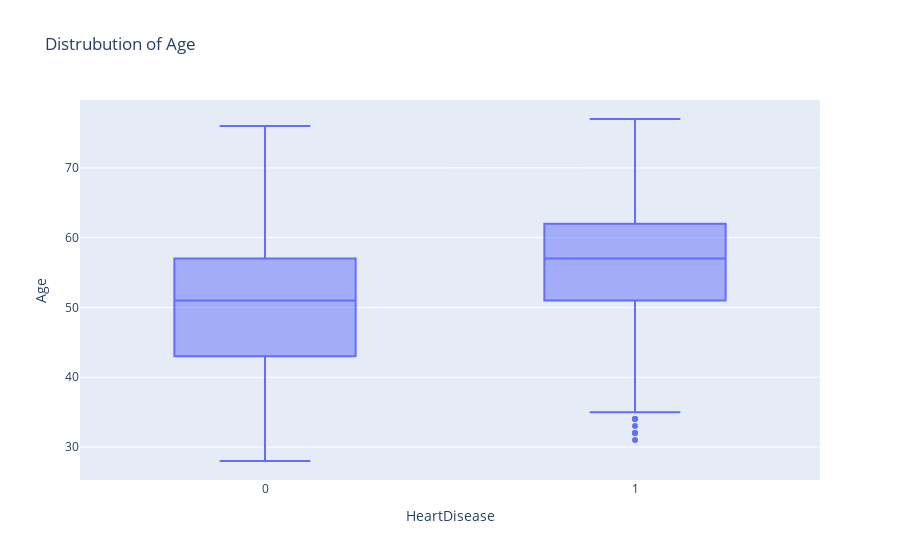
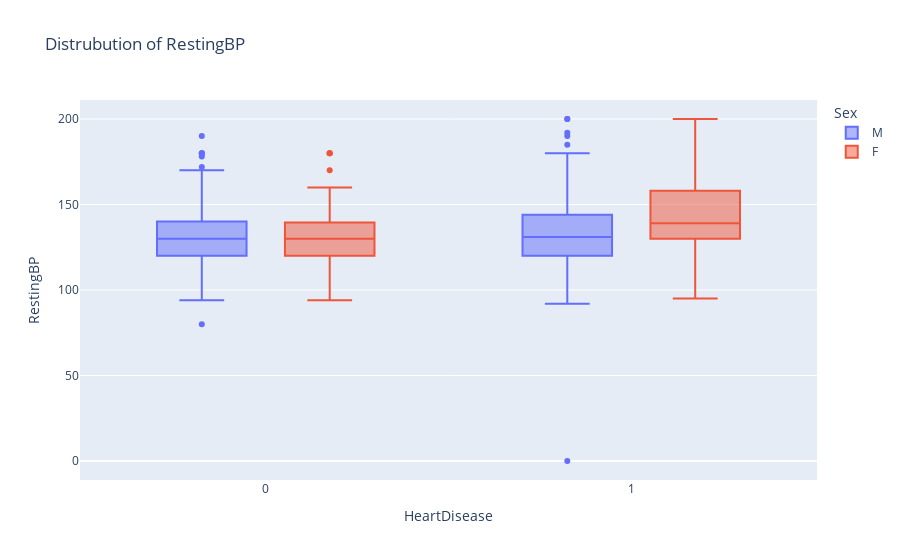
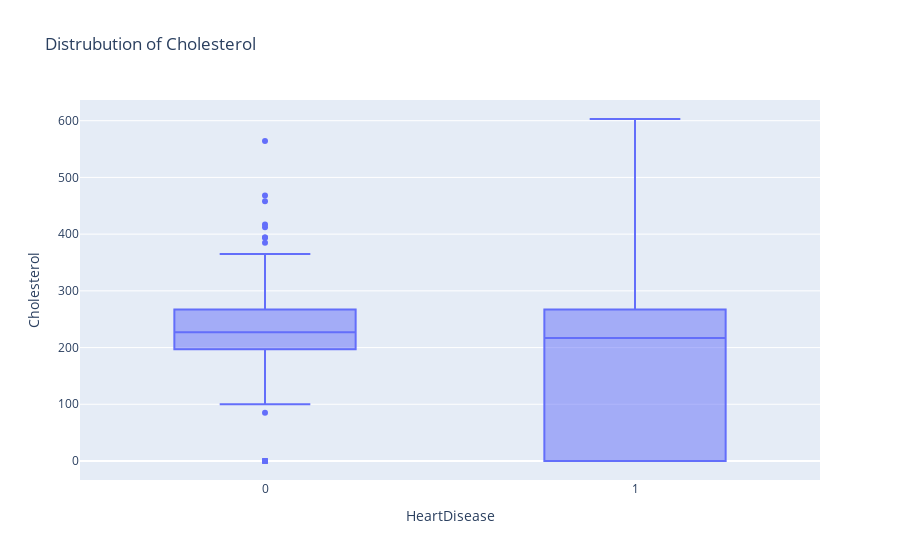

The code cell stored with these charts, in order, in its notebook:
### Markdown cell above
## **Data Preprocessing**
### Handling Outliers
Checking for outliers or data points that differ significantly from the rest of the dataset. This will be shown through a `box-and-whisker plot` which displays the distribution of data.

### Code cell
# Only the numerical features will be checked for outliers.
for col in num_col:
    if col != "FastingBS": # Even though FastingBS has an integer datatype, it is a binary variable which is why it is excluded.
        if col == "RestingBP": 
            fig = px.box(df, y=col, x="HeartDisease", title= f"Distrubution of {col}", color="Sex")
        else:
            fig = px.box(df, y=col, x="HeartDisease", title= f"Distrubution of {col}")
        fig.show()

### Figure 1 — Plotly figure (JSON) as saved in the notebook; plotly's stock layout.template omitted (floating-point values rounded to 4 significant figures; data arrays with more than 128 entries replaced by an {"elided": "..."} marker saying what was removed)
{"data": [{"alignmentgroup": "True", "hovertemplate": "HeartDisease=%{x}<br>Age=%{y}<extra></extra>", "legendgroup": "", "marker": {"color": "#636efa"}, "name": "", "notched": false, "offsetgroup": "", "orientation": "v", "showlegend": false, "type": "box", "x": {"elided": "918 int values"}, "x0": " ", "xaxis": "x", "y": {"elided": "918 int values"}, "y0": " ", "yaxis": "y"}], "layout": {"boxmode": "group", "legend": {"tracegroupgap": 0}, "title": {"text": "Distrubution of Age"}, "xaxis": {"anchor": "y", "domain": [0, 1], "title": {"text": "HeartDisease"}}, "yaxis": {"anchor": "x", "domain": [0, 1], "title": {"text": "Age"}}}}

### Figure 2 — Plotly figure (JSON) as saved in the notebook; plotly's stock layout.template omitted (floating-point values rounded to 4 significant figures; data arrays with more than 128 entries replaced by an {"elided": "..."} marker saying what was removed)
{"data": [{"alignmentgroup": "True", "hovertemplate": "Sex=M<br>HeartDisease=%{x}<br>RestingBP=%{y}<extra></extra>", "legendgroup": "M", "marker": {"color": "#636efa"}, "name": "M", "notched": false, "offsetgroup": "M", "orientation": "v", "showlegend": true, "type": "box", "x": {"elided": "725 int values"}, "x0": " ", "xaxis": "x", "y": {"elided": "725 int values"}, "y0": " ", "yaxis": "y"}, {"alignmentgroup": "True", "hovertemplate": "Sex=F<br>HeartDisease=%{x}<br>RestingBP=%{y}<extra></extra>", "legendgroup": "F", "marker": {"color": "#EF553B"}, "name": "F", "notched": false, "offsetgroup": "F", "orientation": "v", "showlegend": true, "type": "box", "x": {"elided": "193 int values"}, "x0": " ", "xaxis": "x", "y": {"elided": "193 int values"}, "y0": " ", "yaxis": "y"}], "layout": {"boxmode": "group", "legend": {"title": {"text": "Sex"}, "tracegroupgap": 0}, "title": {"text": "Distrubution of RestingBP"}, "xaxis": {"anchor": "y", "domain": [0, 1], "title": {"text": "HeartDisease"}}, "yaxis": {"anchor": "x", "domain": [0, 1], "title": {"text": "RestingBP"}}}}

### Figure 3 — Plotly figure (JSON) as saved in the notebook; plotly's stock layout.template omitted (floating-point values rounded to 4 significant figures; data arrays with more than 128 entries replaced by an {"elided": "..."} marker saying what was removed)
{"data": [{"alignmentgroup": "True", "hovertemplate": "HeartDisease=%{x}<br>Cholesterol=%{y}<extra></extra>", "legendgroup": "", "marker": {"color": "#636efa"}, "name": "", "notched": false, "offsetgroup": "", "orientation": "v", "showlegend": false, "type": "box", "x": {"elided": "918 int values"}, "x0": " ", "xaxis": "x", "y": {"elided": "918 int values"}, "y0": " ", "yaxis": "y"}], "layout": {"boxmode": "group", "legend": {"tracegroupgap": 0}, "title": {"text": "Distrubution of Cholesterol"}, "xaxis": {"anchor": "y", "domain": [0, 1], "title": {"text": "HeartDisease"}}, "yaxis": {"anchor": "x", "domain": [0, 1], "title": {"text": "Cholesterol"}}}}
